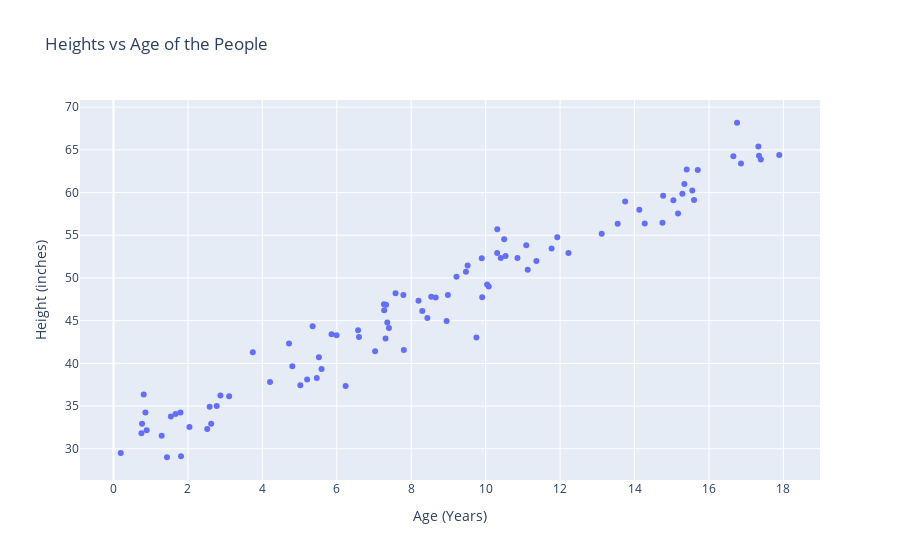

This figure's notebook cell:
### Code cell
fig = px.scatter(x = data.Age, y = data.Height, title= "Heights vs Age of the People", labels= { 'x' : 'Age (Years)', 'y' : 'Height (inches)' })
fig.show()
